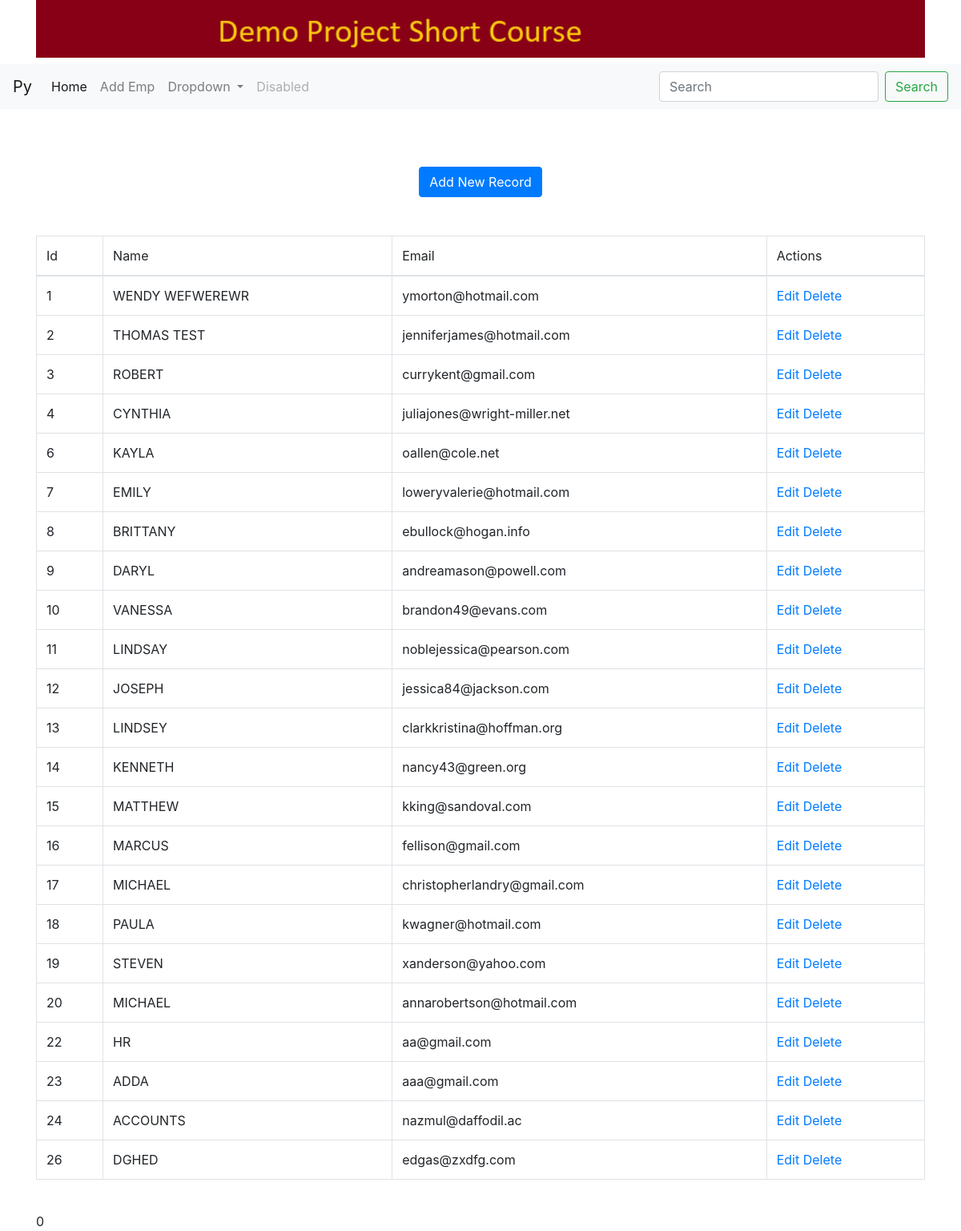
The page / on the database its author committed.
### less4App/models.py (models this page shows, shortened)
class Employee(models.Model):
    id = models.AutoField(primary_key=True)
    name = models.CharField("Employee Name", max_length=100)
    email = models.EmailField("Email Address", max_length=100)
    dob = models.DateTimeField("Date of Birth")
    salary = models.FloatField("Monthly Salary")
    class Meta:
        db_table = "employees"

### less4App/views.py (the view)
# urls.py: path('', views.index,name="index"),
def index(request):
    emp = Employee.objects.all()
    context ={'title': 'welcome','employees': emp}
    return render(request,'index.html',context)

### templates/index.html (shortened to what this page needs)
{% extends 'base.html' %}
{% block content %}
    <div class="">
      <br>
      <center><a href="/create" class="btn btn-primary">Add New Record</a></center>
      <br><br>
    </div>
    <table class="table table-bordered" id="emptable" data-page-length="5" >
      <thead class="thead-dark">
        <tr>
          <td>Id</td>
          <td>Name</td>
          <td>Email</td>
          <td>Actions</td>
        </tr>
      </thead>
      <tbody>
        {% for emp in employees %}
        <tr>
          <td>{{emp.id}}</td>
          <td>{{emp.name | upper }}</td>
          <td>{{emp.email}}</td>
          <td>
                <a href="/edit/{{ emp.id }}">Edit</a>
                <a href="/delete/{{ emp.id }}">Delete</a>
          </td>
        </tr>
        {% endfor %}
      </tbody>
    </table>
<br>
0
{% endblock %}

### templates/base.html (shortened to what this page needs)
{% load staticfiles %}
<!DOCTYPE html>
<html lang="en">
  <head>
   <link rel="stylesheet" href="https://stackpath.bootstrapcdn.com/bootstrap/4.3.1/css/bootstrap.min.css">
   <link rel="stylesheet" type="text/css" href="https://cdn.datatables.net/v/bs4/dt-1.10.18/datatables.min.css"/>
   <link rel="stylesheet" type="text/css" href="https://cdnjs.cloudflare.com/ajax/libs/bootstrap-datepicker/1.9.0/css/bootstrap-datepicker.min.css"/>
  </head>
<body>
  <header>
    <div class="container">
      <div class="row">
        <div class="col-sm-12">
          <h1>
            <a href="">
              <img src="{% static 'images/logo.png' %}" alt="No Image" class="logo" width=100%>
            </a>
          </h1>
        </div>
      </div>
    </div>
  </header>
  <nav class="navbar navbar-expand-lg navbar-light bg-light">
  <a class="navbar-brand" href="#">Py</a>
  <div class="collapse navbar-collapse" id="navbarSupportedContent">
    <ul class="navbar-nav mr-auto">
      <li class="nav-item active">
        <a class="nav-link" href="/">Home <span class="sr-only">(current)</span></a>
      </li>
      <li class="nav-item">
        <a class="nav-link" href="/create">Add Emp</a>
      </li>
      <li class="nav-item dropdown">
        <a class="nav-link dropdown-toggle" href="#" id="navbarDropdown" role="button" data-toggle="dropdown" aria-haspopup="true" aria-expanded="false">
          Dropdown
        </a>
      </li>
      <li class="nav-item">
        <a class="nav-link disabled" href="#" tabindex="-1" aria-disabled="true">Disabled</a>
      </li>
    </ul>
    <form class="form-inline my-2 my-lg-0">
      <input class="form-control mr-sm-2" type="search" placeholder="Search" aria-label="Search">
      <button class="btn btn-outline-success my-2 my-sm-0" type="submit">Search</button>
    </form>
  </div>
</nav>
  <br><br>
  <main>
    <div class="container">
      {% block content %}{% endblock %}
    </div>
  </main>
</body>
</html>

### rows shown on the page
Employee: id "1", name "WENDY WEFWEREWR", email "ymorton@hotmail.com"
Employee: id "2", name "THOMAS TEST", email "jenniferjames@hotmail.com"
Employee: id "3", name "ROBERT", email "currykent@gmail.com"
Employee: id "4", name "CYNTHIA", email "juliajones@wright-miller.net"
Employee: id "6", name "KAYLA", email "oallen@cole.net"
Employee: id "7", name "EMILY", email "loweryvalerie@hotmail.com"
Employee: id "8", name "BRITTANY", email "ebullock@hogan.info"
Employee: id "9", name "DARYL", email "andreamason@powell.com"
Employee: id "10", name "VANESSA", email "brandon49@evans.com"
Employee: id "11", name "LINDSAY", email "noblejessica@pearson.com"
Employee: id "12", name "JOSEPH", email "jessica84@jackson.com"
Employee: id "13", name "LINDSEY", email "clarkkristina@hoffman.org"
Employee: id "14", name "KENNETH", email "nancy43@green.org"
Employee: id "15", name "MATTHEW", email "kking@sandoval.com"
Employee: id "16", name "MARCUS", email "fellison@gmail.com"
Employee: id "17", name "MICHAEL", email "christopherlandry@gmail.com"
Employee: id "18", name "PAULA", email "kwagner@hotmail.com"
Employee: id "19", name "STEVEN", email "xanderson@yahoo.com"
Employee: id "20", name "MICHAEL", email "annarobertson@hotmail.com"
Employee: id "22", name "HR", email "aa@gmail.com"
Employee: id "23", name "ADDA", email "aaa@gmail.com"
Employee: id "24", name "ACCOUNTS", email "nazmul@daffodil.ac"
Employee: id "26", name "DGHED", email "edgas@zxdfg.com"
